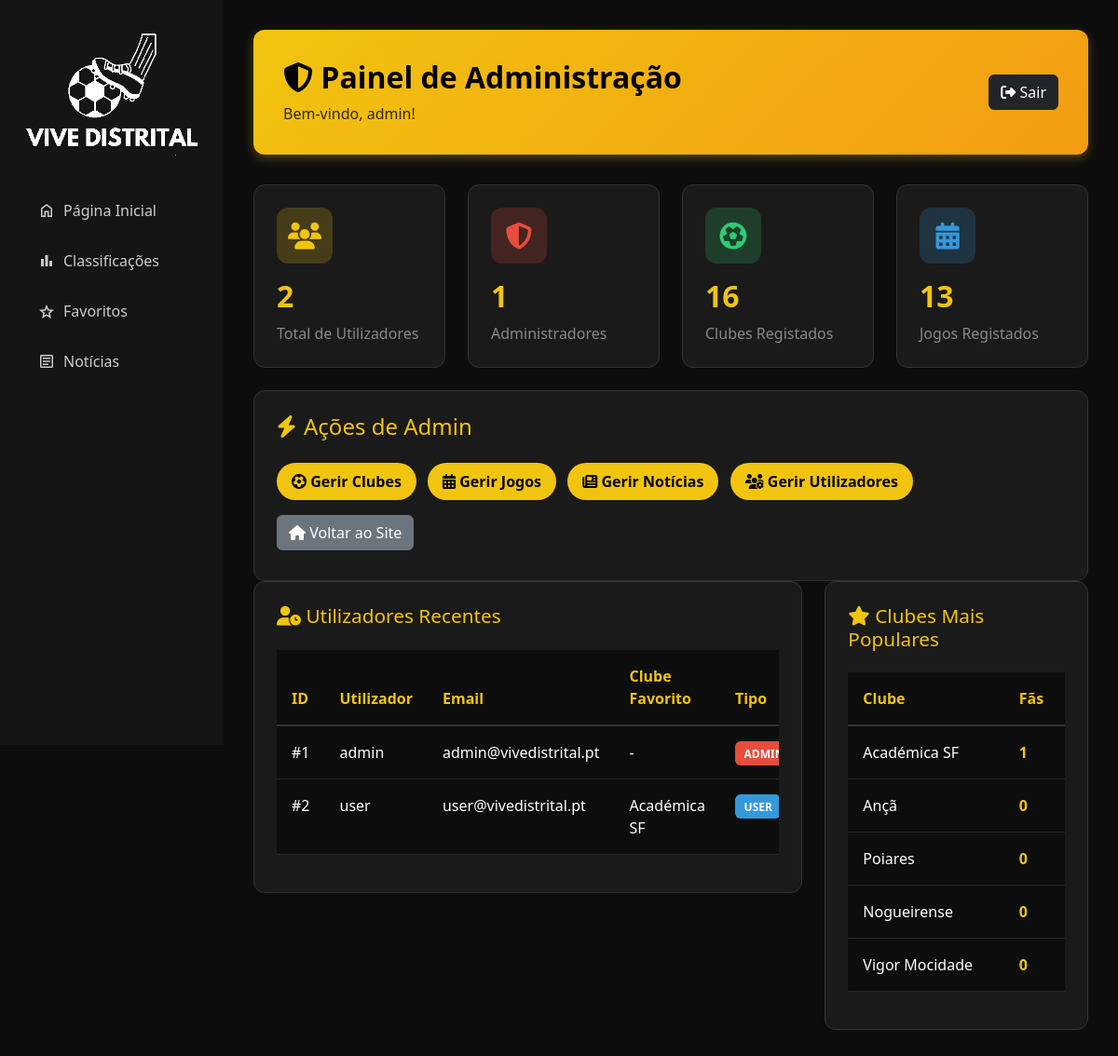
Screenshot of /admin/admin.php (signed in) with the database file from the repository.
### tables this page shows
CREATE TABLE utilizadores (
    id INT AUTO_INCREMENT PRIMARY KEY,
    username VARCHAR(50) NOT NULL UNIQUE,
    password VARCHAR(255) NOT NULL,
    email VARCHAR(100),
    clube_favorito_id INT,
    is_admin TINYINT(1) DEFAULT 0,  
    is_jornalista TINYINT(1) DEFAULT 0,
    created_at TIMESTAMP DEFAULT CURRENT_TIMESTAMP,  
    last_login TIMESTAMP NULL,  
    FOREIGN KEY (clube_favorito_id) REFERENCES clubes(id) ON DELETE SET NULL,  
    INDEX idx_username (username)
);

CREATE TABLE clubes (
    id INT AUTO_INCREMENT PRIMARY KEY,  
    nome VARCHAR(100) NOT NULL,  
    codigo VARCHAR(50) NOT NULL UNIQUE,
    logo VARCHAR(255) DEFAULT 'imgs/equipas/default.png',
    created_at TIMESTAMP DEFAULT CURRENT_TIMESTAMP,  
    INDEX idx_codigo (codigo)  
);

### includes/config.php (called while the page is built, shortened)
<?php
try {
    $pdo = new PDO(
        "mysql:host=" . DB_HOST . ";dbname=" . DB_NAME . ";charset=utf8mb4",
        DB_USER,
        DB_PASS,
        [
            PDO::ATTR_ERRMODE => PDO::ERRMODE_EXCEPTION,
            PDO::ATTR_DEFAULT_FETCH_MODE => PDO::FETCH_ASSOC,
            PDO::ATTR_EMULATE_PREPARES => false
        ]
    );
    $pdo->exec("SET NAMES utf8mb4");
    $pdo->exec("SET CHARACTER SET utf8mb4");
} catch (PDOException $e) {
    die("Erro na conexão com a base de dados: " . $e->getMessage());
}
function isLoggedIn() {
    return isset($_SESSION['user_id']);
}
function getLoggedUser() {
    global $pdo;
    try {
        $stmt = $pdo->prepare("
            SELECT u.*, c.nome as clube_favorito_nome, c.codigo as clube_favorito_codigo, c.logo as clube_favorito_logo
            FROM utilizadores u
            LEFT JOIN clubes c ON u.clube_favorito_id = c.id
            WHERE u.id = ?
        ");
        $stmt->execute([$_SESSION['user_id']]);
        return $stmt->fetch();
    } catch (PDOException $e) {
        return null;
    }
}
?>

### admin/admin.php (the view, shortened to what this page needs)
<?php
require_once __DIR__ . '/../includes/config.php';
$user = getLoggedUser();
$stats = [];
try {
    $stmt = $pdo->query("SELECT COUNT(*) as total FROM utilizadores");
    $stats['total_users'] = $stmt->fetch()['total'];
    $stmt = $pdo->query("SELECT COUNT(*) as total FROM utilizadores WHERE is_admin = 1");
    $stats['total_admins'] = $stmt->fetch()['total'];
    $stmt = $pdo->query("SELECT COUNT(*) as total FROM clubes");
    $stats['total_clubes'] = $stmt->fetch()['total'];
    $stmt = $pdo->query("SELECT COUNT(*) as total FROM jogos");
    $stats['total_jogos'] = $stmt->fetch()['total'];
    $stmt = $pdo->query("
        SELECT u.*, c.nome as clube_favorito_nome
        FROM utilizadores u
        LEFT JOIN clubes c ON u.clube_favorito_id = c.id
        ORDER BY u.created_at DESC
        LIMIT 10
    ");
    $recent_users = $stmt->fetchAll();
    $stmt = $pdo->query("
        SELECT c.nome, COUNT(u.id) as total_fans
        FROM clubes c
        LEFT JOIN utilizadores u ON c.id = u.clube_favorito_id
        GROUP BY c.id, c.nome
        ORDER BY total_fans DESC
        LIMIT 5
    ");
    $popular_clubs = $stmt->fetchAll();
} catch (PDOException $e) {
    $error = 'Erro ao carregar estatísticas.';
}
?>
<!DOCTYPE html>
<html lang="pt">
<head>
    <link href="https://cdn.jsdelivr.net/npm/bootstrap@5.3.0/dist/css/bootstrap.min.css" rel="stylesheet">
    <link rel="stylesheet" href="https://cdnjs.cloudflare.com/ajax/libs/font-awesome/6.5.0/css/all.min.css" />
    <link rel="stylesheet" href="/vivedistrital/css/comum.css">
    <link rel="stylesheet" href="/vivedistrital/css/admin.css">
</head>
<body>
    <?php include __DIR__ . '/../includes/sidebar.php'; ?>
    <div class="main-content">
        <div class="admin-header">
            <div class="d-flex justify-content-between align-items-center">
                <div>
                    <h1><i class="fas fa-shield-alt"></i> Painel de Administração</h1>
                    <p>Bem-vindo, <?php echo htmlspecialchars($user['username']); ?>!</p>
                </div>
                <a href="/vivedistrital/logout.php" class="btn btn-dark">
                    <i class="fas fa-sign-out-alt"></i> Sair
                </a>
            </div>
        </div>
        <div class="row">
            <div class="col-md-3">
                <div class="stat-card">
                    <div class="icon yellow">
                        <i class="fas fa-users"></i>
                    </div>
                    <h3><?php echo $stats['total_users']; ?></h3>
                    <p>Total de Utilizadores</p>
                </div>
            </div>
            <div class="col-md-3">
                <div class="stat-card">
                    <div class="icon red">
                        <i class="fas fa-shield-alt"></i>
                    </div>
                    <h3><?php echo $stats['total_admins']; ?></h3>
                    <p>Administradores</p>
                </div>
            </div>
            <div class="col-md-3">
                <div class="stat-card">
                    <div class="icon green">
                        <i class="fas fa-futbol"></i>
                    </div>
                    <h3><?php echo $stats['total_clubes']; ?></h3>
                    <p>Clubes Registados</p>
                </div>
            </div>
            <div class="col-md-3">
                <div class="stat-card">
                    <div class="icon blue">
                        <i class="fas fa-calendar-alt"></i>
                    </div>
                    <h3><?php echo $stats['total_jogos']; ?></h3>
                    <p>Jogos Registados</p>
                </div>
            </div>
        </div>
        <div class="quick-actions">
        <h4><i class="fas fa-bolt"></i> Ações de Admin</h4>
        <a href="/vivedistrital/admin/admin-clubes.php" class="btn btn-primary">
            <i class="fas fa-futbol"></i> Gerir Clubes
        </a>
        <a href="/vivedistrital/admin/admin-jogos.php" class="btn btn-primary">
            <i class="fas fa-calendar-alt"></i> Gerir Jogos
        </a>
        <a href="/vivedistrital/admin/admin-noticias.php" class="btn btn-primary">
            <i class="fas fa-newspaper"></i> Gerir Notícias
        </a>
        <a href="/vivedistrital/admin/admin-utilizadores.php" class="btn btn-primary">
            <i class="fas fa-users-cog"></i> Gerir Utilizadores
        </a>
        <a href="/vivedistrital/index.php" class="btn btn-secondary">
            <i class="fas fa-home"></i> Voltar ao Site
        </a>
        </div>
        <div class="row">
            <div class="col-lg-8">
                <div class="table-container">
                    <h4><i class="fas fa-user-clock"></i> Utilizadores Recentes</h4>
                    <div class="table-responsive">
                        <table class="table">
                            <thead>
                                <tr>
                                    <th>ID</th>
                                    <th>Utilizador</th>
                                    <th>Email</th>
                                    <th>Clube Favorito</th>
                                    <th>Tipo</th>
                                </tr>
                            </thead>
                            <tbody>
                                <?php foreach ($recent_users as $u):  ?>
                                <tr>
                                    <td>#<?php echo $u['id']; ?></td>
                                    <td><?php echo htmlspecialchars($u['username']); ?></td>
                                    <td><?php echo htmlspecialchars($u['email']); ?></td>
                                    <td><?php echo $u['clube_favorito_nome'] ? htmlspecialchars($u['clube_favorito_nome']) : '-'; ?></td>
                                    <td>
                                        <?php if ($u['is_admin']): ?>
                                            <span class="badge-admin">ADMIN</span>
                                        <?php elseif (isset($u['is_jornalista']) && $u['is_jornalista']):  ?>
                                            <span class="badge-admin" style="background-color: #3498db;">JORNALISTA</span>
                                        <?php else: ?>
                                            <span class="badge-user">USER</span>
                                        <?php endif; ?>
                                    </td>
                                </tr>
                                <?php endforeach; ?>
                            </tbody>
                        </table>
                    </div>
                </div>
            </div>
            <div class="col-lg-4">
                <div class="table-container">
                    <h4><i class="fas fa-star"></i> Clubes Mais Populares</h4>
                    <div class="table-responsive">
                        <table class="table">
                            <thead>
                                <tr>
                                    <th>Clube</th>
                                    <th>Fãs</th>
                                </tr>
                            </thead>
                            <tbody>
                                <?php foreach ($popular_clubs as $club): ?>
                                <tr>
                                    <td><?php echo htmlspecialchars($club['nome']); ?></td>
                                    <td>
                                        <strong style="color: #f1c40f;">
                                            <?php echo $club['total_fans']; ?>
                                        </strong>
                                    </td>
                                </tr>
                                <?php endforeach; ?>
                            </tbody>
                        </table>
                    </div>
                </div>
            </div>
        </div>
    </div>
    <?php include __DIR__ . '/../includes/footer.php'; ?>
</body>
</html>

### css/comum.css (style rules this page uses)
:root { --bs-body-bg: #0D0D0D; --bs-body-color: #FFFFFF; --bs-tertiary-bg: #1A1A1A; --primary-accent: #f1c40f; --sidebar-bg: #151515; }
body { background-color: var(--bs-body-bg); color: var(--bs-body-color); }
.btn-primary { background-color: var(--primary-accent); color: #000; border: none; border-radius: 20px; font-weight: 600; padding: 0.5rem 1rem; transition: all 0.3s; }
.main-content { margin-left: 240px; padding: 2rem; }

### css/admin.css (style rules this page uses)
.admin-header { background: linear-gradient(135deg, #f1c40f 0%, #f39c12 100%); color: #000; padding: 2rem; border-radius: 12px; margin-bottom: 2rem; box-shadow: 0 4px 12px rgba(241, 196, 15, 0.3); }
.admin-header h1 { margin: 0; font-size: 2rem; font-weight: 700; color: #000; }
.admin-header p { margin: 0.5rem 0 0 0; opacity: 0.8; color: #000; }
.stat-card { background-color: #1A1A1A; border-radius: 12px; padding: 1.5rem; margin-bottom: 1.5rem; border: 1px solid #333; transition: transform 0.3s, box-shadow 0.3s; }
.stat-card .icon { width: 60px; height: 60px; border-radius: 12px; display: flex; align-items: center; justify-content: center; font-size: 1.8rem; margin-bottom: 1rem; }
.stat-card .icon.yellow { background-color: rgba(241, 196, 15, 0.2); color: #f1c40f; }
.stat-card .icon.blue { background-color: rgba(52, 152, 219, 0.2); color: #3498db; }
.stat-card .icon.green { background-color: rgba(46, 204, 113, 0.2); color: #2ecc71; }
.stat-card .icon.red { background-color: rgba(231, 76, 60, 0.2); color: #e74c3c; }
.stat-card h3 { font-size: 2rem; font-weight: 700; color: #f1c40f; margin: 0; }
.stat-card p { color: #888; margin: 0.5rem 0 0 0; }
.quick-actions { background-color: #1A1A1A; border-radius: 12px; padding: 1.5rem; border: 1px solid #333; }
.quick-actions h4 { color: #f1c40f; margin-bottom: 1rem; display: flex; align-items: center; gap: 0.5rem; }
.quick-actions .btn { margin: 0.5rem 0.5rem 0.5rem 0; }
.table-container { background-color: #1A1A1A; border-radius: 12px; padding: 1.5rem; margin-bottom: 1.5rem; border: 1px solid #333; }
.table-container h4 { color: #f1c40f; margin-bottom: 1.5rem; font-size: 1.3rem; }
.table { color: white; }
.table thead { border-bottom: 2px solid #333; }
.table th { color: #f1c40f; font-weight: 600; padding: 1rem; border: none; }
.table td { padding: 1rem; border-color: #2a2a2a; }
.badge-admin { background-color: #e74c3c; padding: 0.3rem 0.6rem; border-radius: 6px; font-size: 0.75rem; font-weight: 600; }
.badge-user { background-color: #3498db; padding: 0.3rem 0.6rem; border-radius: 6px; font-size: 0.75rem; font-weight: 600; }

### rows the page displays
utilizadores: username "admin", id "1", email "admin@vivedistrital.pt", is_admin "ADMIN"
utilizadores: id "2", username "user", email "user@vivedistrital.pt", clube_favorito.nome "Académica SF", is_admin "USER"

### other values shown
$stats['total_users'] "2"
$stats['total_admins'] "1"
$stats['total_clubes'] "16"
$stats['total_jogos'] "13"
$club['nome'] "Académica SF"
$club['total_fans'] "1"
$club['nome'] "Ançã"
$club['total_fans'] "0"
$club['nome'] "Poiares"
$club['nome'] "Nogueirense"
$club['nome'] "Vigor Mocidade"
